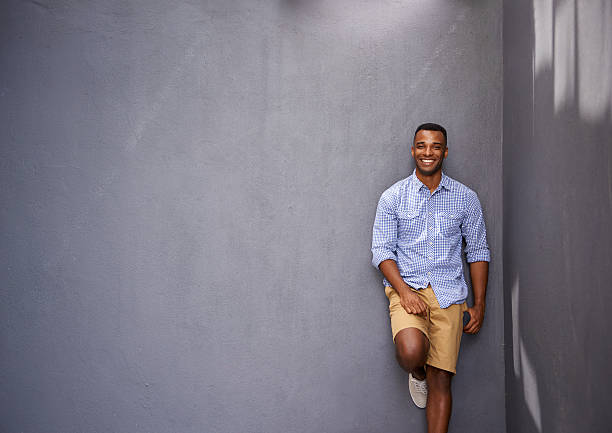
#> input picture IMAGE PROCESSING/Day 4/image1.jpg, 612 x 433 px
$ jupyter execute Qn1.ipynb
#> lines starting #> are read from the running program, lines starting #| are printed output that depends on the picture
[cell 1]
import cv2
import numpy as np5
import matplotlib.pyplot as plt

[cell 2]
img1 = cv2.imread("image1.jpg", cv2.IMREAD_GRAYSCALE)
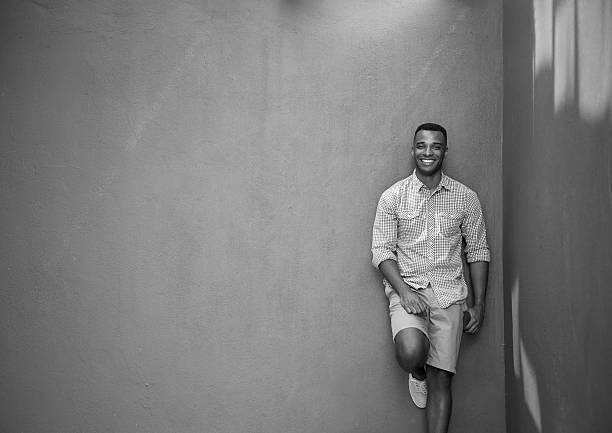
#> img1: shape (433, 612); min 0, max 255, mean 124.2
img2 = cv2.imread("image1flip.jpg", cv2.IMREAD_GRAYSCALE)
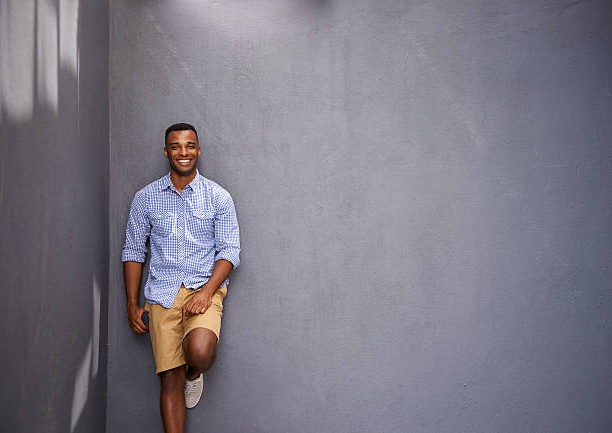
#> input picture IMAGE PROCESSING/Day 4/image1flip.jpg, 612 x 433 px
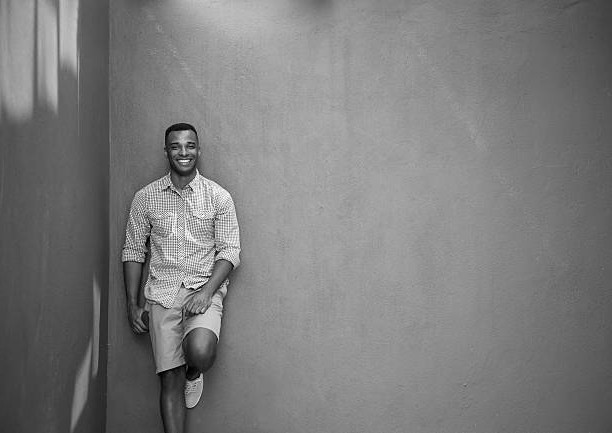
#> img2: shape (433, 612); min 0, max 255, mean 124.2

# Check if images loaded
if img1 is None:
    print("Image 1 not found")
elif img2 is None:
    print("Image 2 not found")
else:

    # Make image 2 the same size as image 1
    img2 = cv2.resize(img2, (img1.shape[1], img1.shape[0]))

    # Convert both images to binary
    # _, img1 = cv2.threshold(img1, 127, 255, cv2.THRESH_BINARY)
    # _, img2 = cv2.threshold(img2, 127, 255, cv2.THRESH_BINARY)
    img1_rgb = cv2.cvtColor(img1, cv2.COLOR_GRAY2RGB)
    img2_rgb = cv2.cvtColor(img2, cv2.COLOR_GRAY2RGB)

    # AND
    and_img = cv2.bitwise_and(img1, img2)
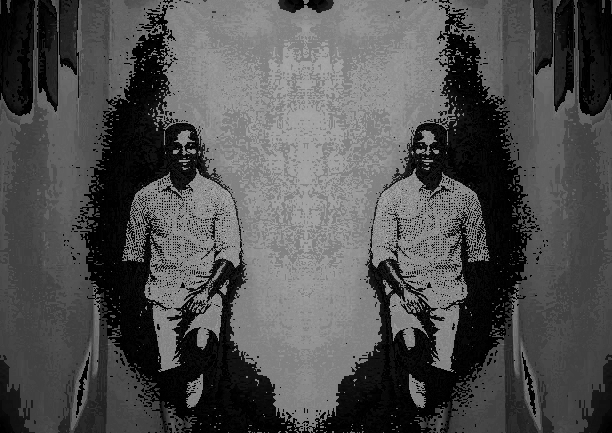
#> and_img: shape (433, 612); min 0, max 171, mean 79.4

    # OR
    or_img = cv2.bitwise_or(img1, img2)
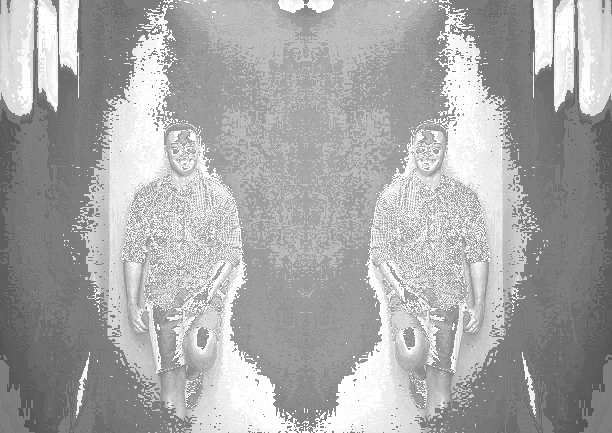
#> or_img: shape (433, 612); min 81, max 255, mean 169.1

    # XOR
    xor_img = cv2.bitwise_xor(img1, img2)
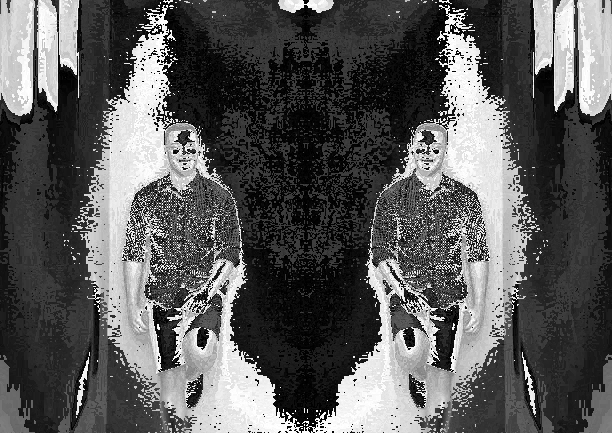
#> xor_img: shape (433, 612); min 0, max 255, mean 89.7

    # NOR = NOT(OR)
    nor_img = cv2.bitwise_not(or_img)
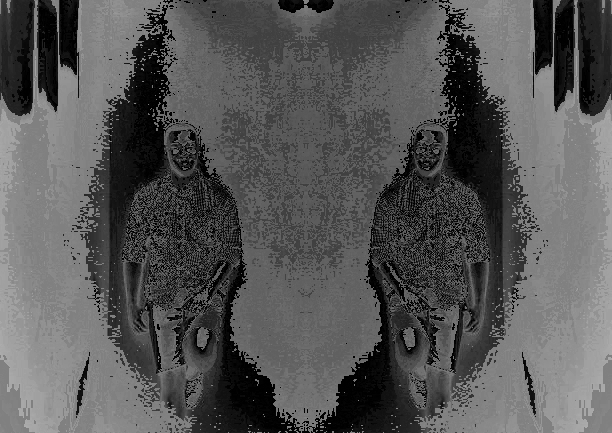
#> nor_img: shape (433, 612); min 0, max 174, mean 85.9

    # Display
    plt.figure(figsize=(15, 8))

    plt.subplot(2, 3, 1)
    plt.imshow(img1, cmap="gray")
    plt.title("Binary Image 1")
    plt.axis("off")

    plt.subplot(2, 3, 2)
    plt.imshow(img2, cmap="gray")
    plt.title("Binary Image 2")
    plt.axis("off")

    plt.subplot(2, 3, 3)
    plt.imshow(and_img, cmap="gray")
    plt.title("AND")
    plt.axis("off")

    plt.subplot(2, 3, 4)
    plt.imshow(or_img, cmap="gray")
    plt.title("OR")
    plt.axis("off")

    plt.subplot(2, 3, 5)
    plt.imshow(xor_img, cmap="gray")
    plt.title("XOR")
    plt.axis("off")

    plt.subplot(2, 3, 6)
    plt.imshow(nor_img, cmap="gray")
    plt.title("NOR")
    plt.axis("off")

    plt.tight_layout()
    plt.show()
